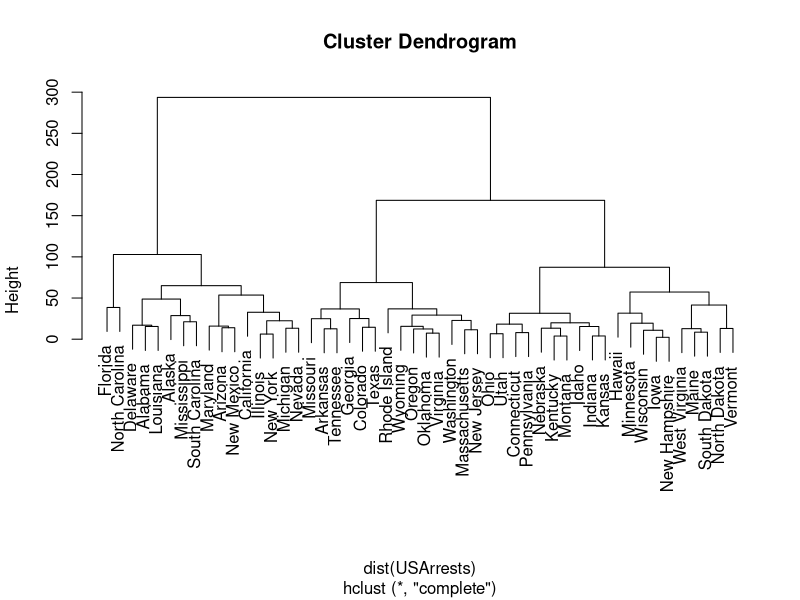
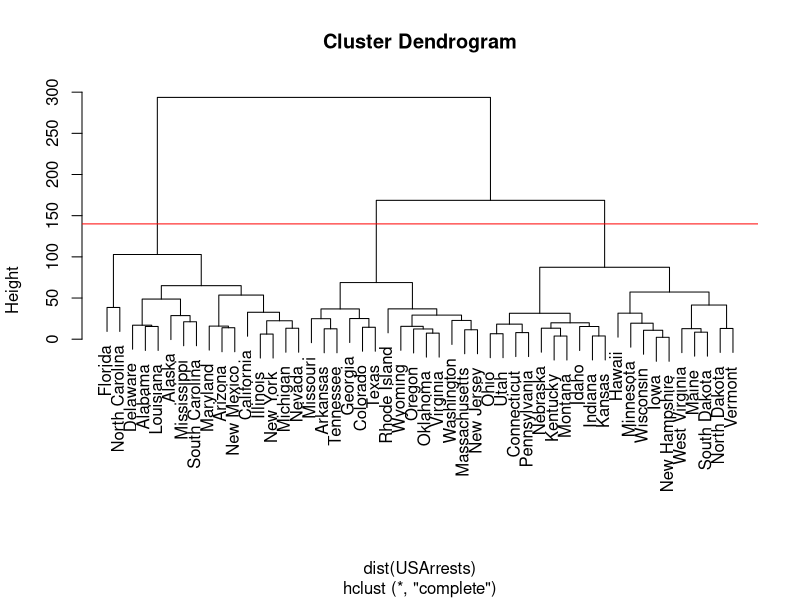
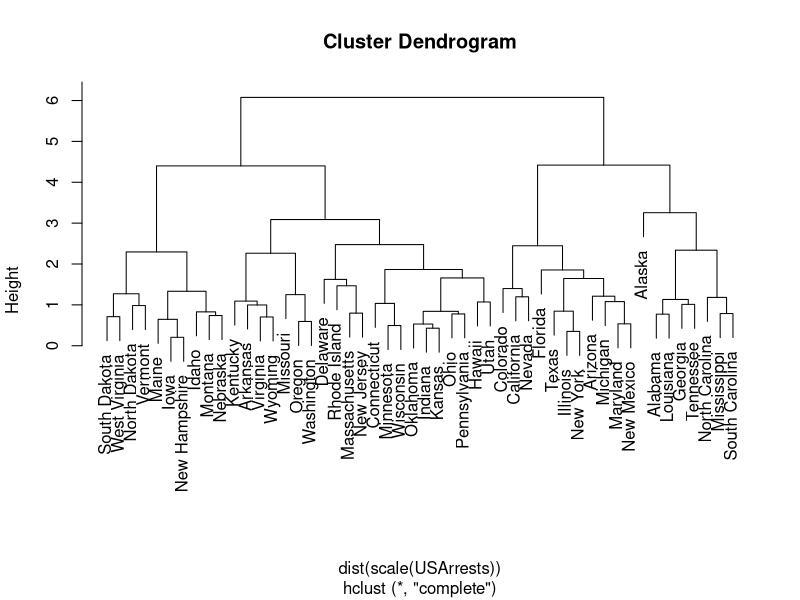

Generate these figures, in order, with R:
## ---- chunk 1
set.seed(1)
scaled_data = scale(USArrests)
pr.out = prcomp(scaled_data)
pr.var = pr.out$sdev^2
pve = pr.var/sum(pr.var)
pve
## ---- chunk 2
pcloadings = pr.out$rotation

num = apply((as.matrix(scaled_data) %*% pcloadings)^2, 2, sum)
denom = sum(apply(as.matrix(scaled_data)^2, 2, sum))

pve2 = num/denom
pve2
## ---- chunk 3
plot(hclust(dist(USArrests), method="complete"))
## ---- chunk 4
plot(hclust(dist(USArrests), method="complete"))
abline(h = 140, col = "red")
## ---- chunk 5
plot(hclust(dist(scale(USArrests)), method="complete"))
